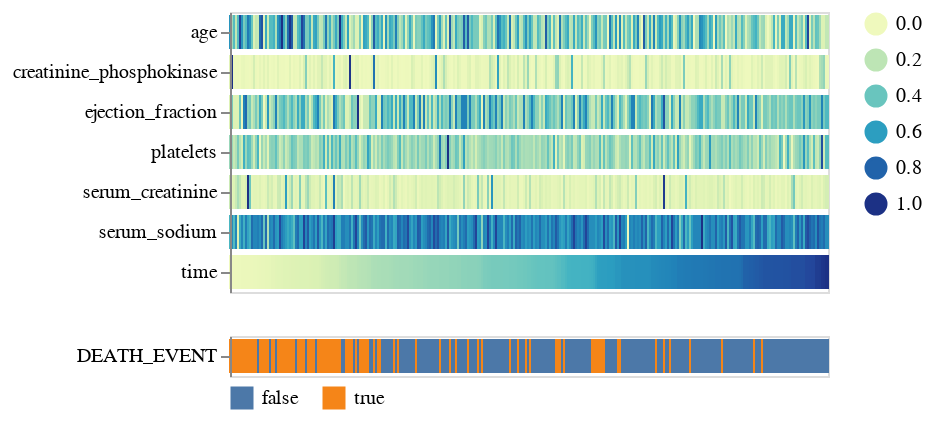

Write notebook code for a chart like this one.
### Markdown cell above
No missing values, no imputation or filling Nulls required

### Code cell
aly.heatmap(heart_failure_data,color="DEATH_EVENT")

### Figure 1 — Vega specification as saved in the notebook (floating-point values rounded to 4 significant figures; data arrays with more than 128 entries replaced by an {"elided": "..."} marker saying what was removed)
{"$schema": "https://vega.github.io/schema/vega/v5.json", "data": [{"name": "source_0", "values": {"elided": "2093 records"}}, {"name": "source_1", "values": {"elided": "299 records"}}, {"name": "source_0_concat_0_x_domain_index", "values": {"elided": "299 records"}}, {"name": "source_0_concat_0_y_domain_key", "values": [{"key": "age"}, {"key": "creatinine_phosphokinase"}, {"key": "ejection_fraction"}, {"key": "platelets"}, {"key": "serum_creatinine"}, {"key": "serum_sodium"}, {"key": "time"}]}, {"name": "source_0_concat_0_color_domain_value", "values": [{"min": 0.0, "max": 1.0}]}, {"name": "source_0_concat_0_stroke_domain_value", "values": [{"min": 0.0, "max": 1.0}]}, {"name": "source_1_concat_1_x_domain_index", "values": {"elided": "299 records"}}, {"name": "source_1_concat_1_y_domain_key", "values": [{"key": "DEATH_EVENT"}]}, {"name": "source_1_concat_1_color_domain_value", "values": [{"value": true}, {"value": false}]}, {"name": "source_1_concat_1_stroke_domain_value", "values": [{"value": true}, {"value": false}]}], "signals": [{"name": "concat_0_y_step", "value": 20}, {"name": "concat_0_height", "update": "bandspace(domain('concat_0_y').length, 0, 0) * concat_0_y_step"}, {"name": "concat_1_y_step", "value": 20}, {"name": "concat_1_height", "update": "bandspace(domain('concat_1_y').length, 0, 0) * concat_1_y_step"}], "marks": [{"type": "group", "name": "concat_0_group", "encode": {"update": {"width": {"signal": "width"}, "height": {"signal": "concat_0_height"}}}, "marks": [{"type": "rect", "name": "concat_0_marks", "from": {"data": "source_0"}, "encode": {"update": {"x": {"field": "index", "scale": "concat_0_x"}, "height": {"value": 16}, "width": {"signal": "max(0.25, bandwidth('concat_0_x'))"}, "fill": {"field": "value", "scale": "concat_0_color"}, "stroke": {"field": "value", "scale": "concat_0_stroke"}, "yc": {"field": "key", "scale": "concat_0_y", "band": 0.5}, "tooltip": {"signal": "format(datum[\"value\"], \"\")"}}}, "style": ["rect"]}], "axes": [{"scale": "concat_0_y", "orient": "left", "zindex": 1, "grid": false}], "style": "cell", "legends": [{"orient": "right", "fill": "concat_0_color", "gradientLength": {"signal": "clamp(concat_0_height, 64, 200)"}, "stroke": "concat_0_stroke"}]}, {"type": "group", "name": "concat_1_group", "encode": {"update": {"width": {"signal": "width"}, "height": {"signal": "concat_1_height"}}}, "marks": [{"type": "rect", "name": "concat_1_marks", "from": {"data": "source_1"}, "encode": {"update": {"yc": {"field": "key", "scale": "concat_1_y", "band": 0.5}, "fill": {"field": "value", "scale": "concat_1_color"}, "height": {"value": 16}, "width": {"signal": "max(0.25, bandwidth('concat_1_x'))"}, "tooltip": {"signal": "isValid(datum[\"value\"]) ? datum[\"value\"] : \"\"+datum[\"value\"]"}, "x": {"field": "index", "scale": "concat_1_x"}, "stroke": {"field": "value", "scale": "concat_1_stroke"}}}, "style": ["rect"]}], "axes": [{"scale": "concat_1_y", "orient": "left", "grid": false, "zindex": 1}], "legends": [{"offset": 5, "orient": "bottom", "fill": "concat_1_color", "direction": "horizontal", "symbolType": "square", "stroke": "concat_1_stroke", "encode": {"symbols": {"update": {"fillOpacity": {"value": 1}}}}}], "style": "cell"}], "scales": [{"name": "concat_0_x", "type": "band", "domain": {"data": "source_0_concat_0_x_domain_index", "field": "index", "sort": true}, "range": [0, {"signal": "width"}], "paddingInner": 0, "paddingOuter": 0}, {"name": "concat_0_y", "type": "band", "domain": {"data": "source_0_concat_0_y_domain_key", "field": "key", "sort": true}, "range": {"step": {"signal": "concat_0_y_step"}}, "paddingInner": 0, "paddingOuter": 0}, {"name": "concat_0_color", "type": "linear", "domain": [{"signal": "(data(\"source_0_concat_0_color_domain_value\")[0] || {}).min"}, {"signal": "(data(\"source_0_concat_0_color_domain_value\")[0] || {}).max"}], "range": {"scheme": "yellowgreenblue"}, "interpolate": "hcl", "zero": false}, {"name": "concat_0_stroke", "type": "linear", "domain": [{"signal": "(data(\"source_0_concat_0_stroke_domain_value\")[0] || {}).min"}, {"signal": "(data(\"source_0_concat_0_stroke_domain_value\")[0] || {}).max"}], "range": {"scheme": "yellowgreenblue"}, "interpolate": "hcl", "zero": false}, {"name": "concat_1_x", "type": "band", "domain": {"data": "source_1_concat_1_x_domain_index", "field": "index", "sort": true}, "range": [0, {"signal": "width"}], "paddingOuter": 0, "paddingInner": 0}, {"name": "concat_1_y", "type": "band", "domain": {"data": "source_1_concat_1_y_domain_key", "field": "key", "sort": true}, "range": {"step": {"signal": "concat_1_y_step"}}, "paddingInner": 0, "paddingOuter": 0}, {"name": "concat_1_color", "type": "ordinal", "domain": {"data": "source_1_concat_1_color_domain_value", "field": "value", "sort": true}, "range": {"scheme": "tableau10"}}, {"name": "concat_1_stroke", "type": "ordinal", "domain": {"data": "source_1_concat_1_stroke_domain_value", "field": "value", "sort": true}, "range": {"scheme": "tableau10"}}], "width": 299, "layout": {"padding": 20, "columns": 1, "bounds": "full", "align": "each"}, "background": "white", "padding": 5}
